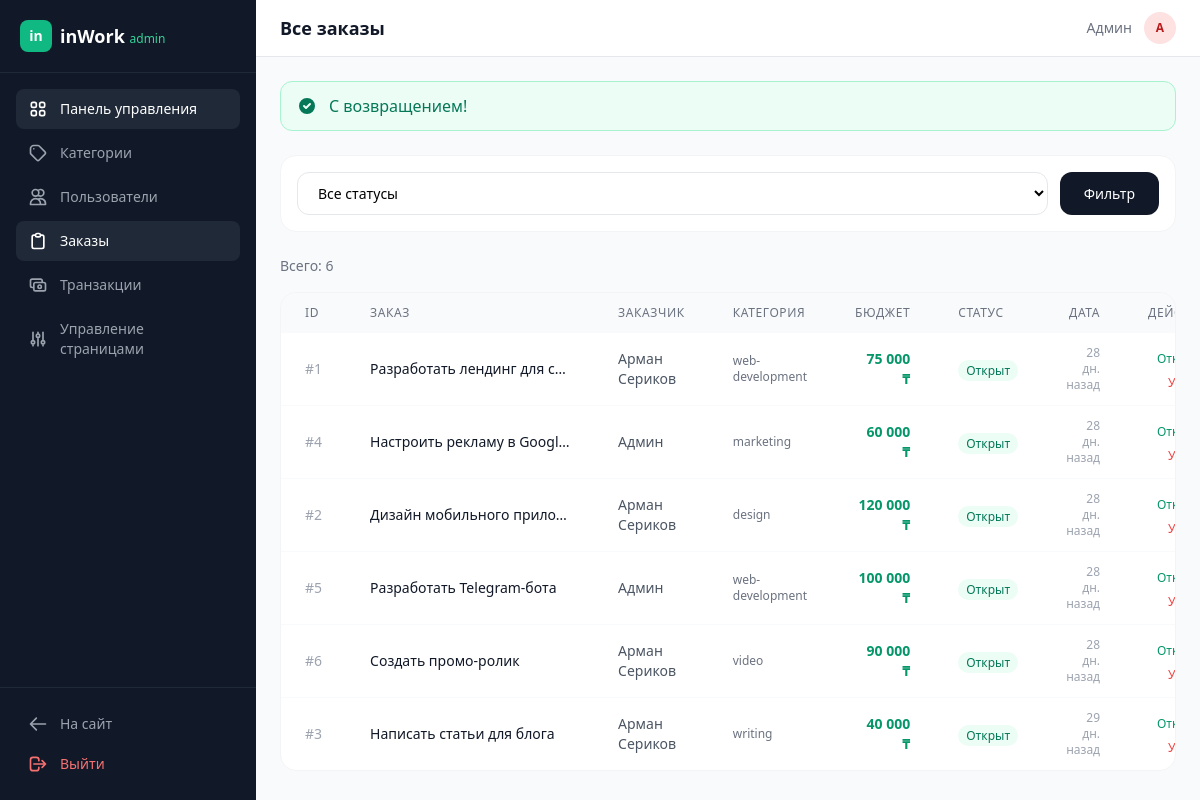
/in-work/public/admin/orders (signed in), run on the app's committed database.
### tables this page shows
CREATE TABLE users (
    id INT UNSIGNED AUTO_INCREMENT PRIMARY KEY,
    name VARCHAR(100) NOT NULL,
    email VARCHAR(191) NOT NULL UNIQUE,
    password VARCHAR(255) NOT NULL,
    role ENUM('client', 'freelancer', 'admin') NOT NULL DEFAULT 'freelancer',
    avatar VARCHAR(255) DEFAULT NULL,
    bio TEXT DEFAULT NULL,
    balance DECIMAL(12,2) NOT NULL DEFAULT 0.00,
    rating DECIMAL(3,2) NOT NULL DEFAULT 0.00,
    completed_orders INT UNSIGNED NOT NULL DEFAULT 0,
    created_at TIMESTAMP NOT NULL DEFAULT CURRENT_TIMESTAMP,
    updated_at TIMESTAMP NOT NULL DEFAULT CURRENT_TIMESTAMP ON UPDATE CURRENT_TIMESTAMP,
    INDEX idx_users_role (role),
    INDEX idx_users_rating (rating),
    INDEX idx_users_completed (completed_orders)
);

CREATE TABLE orders (
    id INT UNSIGNED AUTO_INCREMENT PRIMARY KEY,
    client_id INT UNSIGNED NOT NULL,
    freelancer_id INT UNSIGNED DEFAULT NULL,
    title VARCHAR(255) NOT NULL,
    description TEXT NOT NULL,
    category VARCHAR(50) NOT NULL,
    budget DECIMAL(12,2) NOT NULL,
    final_price DECIMAL(12,2) DEFAULT NULL,
    deadline DATE NOT NULL,
    status ENUM('open', 'in_progress', 'completed', 'cancelled', 'dispute') NOT NULL DEFAULT 'open',
    delivered_at TIMESTAMP NULL DEFAULT NULL,
    delivery_message TEXT DEFAULT NULL,
    created_at TIMESTAMP NOT NULL DEFAULT CURRENT_TIMESTAMP,
    updated_at TIMESTAMP NOT NULL DEFAULT CURRENT_TIMESTAMP ON UPDATE CURRENT_TIMESTAMP,
    FOREIGN KEY (client_id) REFERENCES users(id) ON DELETE CASCADE,
    FOREIGN KEY (freelancer_id) REFERENCES users(id) ON DELETE SET NULL,
    INDEX idx_orders_status (status),
    INDEX idx_orders_category (category),
    INDEX idx_orders_client (client_id),
    INDEX idx_orders_freelancer (freelancer_id),
    INDEX idx_orders_created (created_at),
    INDEX idx_orders_budget (budget)
);

### views/admin/orders.php (the view, shortened to what the rows shown need)
<?php $statusLabels = ['open' => 'Открыт', 'in_progress' => 'В работе', 'completed' => 'Завершён', 'cancelled' => 'Отменён']; ?>
<div class="bg-white rounded-2xl border border-gray-100 p-4 mb-6">
    <form method="GET" action="<?= url('admin/orders') ?>" class="flex flex-col sm:flex-row gap-3">
        <select name="status" class="px-4 py-2.5 border border-gray-200 rounded-xl text-sm outline-none bg-white flex-1">
            <option value="">Все статусы</option>
        </select>
        <button type="submit" class="px-6 py-2.5 bg-gray-900 text-white text-sm font-medium rounded-xl hover:bg-gray-800 transition">Фильтр</button>
    </form>
</div>
<div class="text-sm text-gray-500 mb-4">Всего: <?= $pagination['total'] ?></div>
<div class="bg-white rounded-2xl border border-gray-100 overflow-hidden">
    <div class="overflow-x-auto">
        <table class="w-full">
            <thead>
                <tr class="text-left text-xs text-gray-500 uppercase tracking-wider bg-gray-50">
                    <th class="px-6 py-3 font-medium">ID</th>
                    <th class="px-6 py-3 font-medium">Заказ</th>
                    <th class="px-6 py-3 font-medium">Заказчик</th>
                    <th class="px-6 py-3 font-medium">Категория</th>
                    <th class="px-6 py-3 font-medium text-right">Бюджет</th>
                    <th class="px-6 py-3 font-medium">Статус</th>
                    <th class="px-6 py-3 font-medium text-right">Дата</th>
                    <th class="px-6 py-3 font-medium text-right">Действия</th>
                </tr>
            </thead>
            <tbody class="divide-y divide-gray-50">
                <?php foreach ($orders as $o): ?>
                    <tr class="hover:bg-gray-50/50 transition">
                        <td class="px-6 py-3 text-sm text-gray-400">#<?= $o['id'] ?></td>
                        <td class="px-6 py-3">
                            <a href="<?= url("orders/{$o['id']}") ?>" class="text-sm font-medium text-gray-900 hover:text-brand-600 truncate block max-w-[200px]"><?= e($o['title']) ?></a>
                        </td>
                        <td class="px-6 py-3 text-sm text-gray-600"><?= e($o['client_name']) ?></td>
                        <td class="px-6 py-3 text-xs text-gray-500"><?= e($o['category']) ?></td>
                        <td class="px-6 py-3 text-sm text-right font-semibold text-brand-600"><?= format_money((float)$o['budget']) ?></td>
                        <td class="px-6 py-3">
                            <span class="text-xs px-2 py-0.5 rounded-full <?php
                                echo match($o['status']) { 'open' => 'bg-emerald-50 text-emerald-700', 'in_progress' => 'bg-blue-50 text-blue-700', 'completed' => 'bg-gray-100 text-gray-600', default => 'bg-red-50 text-red-700' };
                            ?>"><?= $statusLabels[$o['status']] ?? $o['status'] ?></span>
                        </td>
                        <td class="px-6 py-3 text-xs text-right text-gray-400"><?= time_ago($o['created_at']) ?></td>
                        <td class="px-6 py-3 text-right">
                            <a href="<?= url("orders/{$o['id']}") ?>" class="text-xs text-brand-600 hover:text-brand-700 font-medium mr-2">Открыть</a>
                            <a href="<?= url("admin/orders/{$o['id']}/delete") ?>" onclick="return confirm('Удалить заказ #<?= $o['id'] ?>?')"
                               class="text-xs text-red-500 hover:text-red-700 font-medium">Удалить</a>
                        </td>
                    </tr>
                <?php endforeach; ?>
            </tbody>
        </table>
    </div>
</div>

### core/Router.php (shortened to what the rows shown need)
<?php
class Router
{
    private array $routes = [];
    private array $middlewares = [];
    public function group(array $middleware, callable $callback): void
    {
        $previousMiddlewares = $this->middlewares;
        $this->middlewares = array_merge($this->middlewares, $middleware);
        $this->middlewares = $previousMiddlewares;
    }
    private function addRoute(string $method, string $path, array $action, array $middleware = []): self
    {
        $pattern = $this->convertToRegex($path);
        $this->routes[] = [
            'method'     => $method,
            'path'       => $path,
            'pattern'    => $pattern,
            'controller' => $action[0],
            'action'     => $action[1],
            'middleware'  => array_merge($this->middlewares, $middleware),
        ];
        return $this;
    }
    private function convertToRegex(string $path): string
    {
        $pattern = preg_replace('/\{([a-zA-Z_]+)\}/', '(?P<$1>[^/]+)', $path);
        return '#^' . $pattern . '$#';
    }
    public function resolve(string $method, string $uri): void
    {
        $uri = parse_url($uri, PHP_URL_PATH);
        $uri = rtrim($uri, '/') ?: '/';
        foreach ($this->routes as $route) {
            if ($route['method'] !== $method) {
                continue;
            }
            if (preg_match($route['pattern'], $uri, $matches)) {
                $params = array_filter($matches, 'is_string', ARRAY_FILTER_USE_KEY);
                $controller = new $route['controller']();
                $actionMethod = $route['action'];
                call_user_func_array([$controller, $actionMethod], array_values($params));
                return;
            }
        }
    }
}

### views/admin/layout.php (shortened to what the rows shown need)
<!DOCTYPE html>
<html lang="ru" class="h-full">
<head>
    <script src="https://cdn.tailwindcss.com"></script>
    <link rel="stylesheet" href="<?= asset('css/app.css') ?>">
</head>
<body class="h-full bg-gray-50">
<div class="flex h-full">
    <aside class="hidden lg:flex lg:flex-col w-64 bg-gray-900 text-white flex-shrink-0">
        <div class="p-5 border-b border-gray-800">
            <a href="<?= url('admin') ?>" class="flex items-center gap-2">
                <div class="w-8 h-8 bg-brand-500 rounded-lg flex items-center justify-center">
                    <span class="text-white font-bold text-sm">in</span>
                </div>
                <span class="text-lg font-bold">inWork <span class="text-brand-400 text-xs font-normal">admin</span></span>
            </a>
        </div>
        <nav class="flex-1 p-4 space-y-1">
            <?php
            $currentPath = parse_url($_SERVER['REQUEST_URI'], PHP_URL_PATH);
            $navItems = [
                ['url' => 'admin', 'label' => 'Панель управления', 'icon' => 'M4 6a2 2 0 012-2h2a2 2 0 012 2v2a2 2 0 01-2 2H6a2 2 0 01-2-2V6zm10 0a2 2 0 012-2h2a2 2 0 012 2v2a2 2 0 01-2 2h-2a2 2 0 01-2-2V6zM4 16a2 2 0 012-2h2a2 2 0 012 2v2a2 2 0 01-2 2H6a2 2 0 01-2-2v-2zm10 0a2 2 0 012-2h2a2 2 0 012 2v2a2 2 0 01-2 2h-2a2 2 0 01-2-2v-2z'],
                ['url' => 'admin/categories', 'label' => 'Категории', 'icon' => 'M7 7h.01M7 3h5c.512 0 1.024.195 1.414.586l7 7a2 2 0 010 2.828l-7 7a2 2 0 01-2.828 0l-7-7A1.994 1.994 0 013 12V7a4 4 0 014-4z'],
                ['url' => 'admin/users', 'label' => 'Пользователи', 'icon' => 'M12 4.354a4 4 0 110 5.292M15 21H3v-1a6 6 0 0112 0v1zm0 0h6v-1a6 6 0 00-9-5.197M13 7a4 4 0 11-8 0 4 4 0 018 0z'],
                ['url' => 'admin/orders', 'label' => 'Заказы', 'icon' => 'M9 5H7a2 2 0 00-2 2v12a2 2 0 002 2h10a2 2 0 002-2V7a2 2 0 00-2-2h-2M9 5a2 2 0 002 2h2a2 2 0 002-2M9 5a2 2 0 012-2h2a2 2 0 012 2'],
                ['url' => 'admin/transactions', 'label' => 'Транзакции', 'icon' => 'M17 9V7a2 2 0 00-2-2H5a2 2 0 00-2 2v6a2 2 0 002 2h2m2 4h10a2 2 0 002-2v-6a2 2 0 00-2-2H9a2 2 0 00-2 2v6a2 2 0 002 2zm7-5a2 2 0 11-4 0 2 2 0 014 0z'],
                ['url' => 'admin/pages', 'label' => 'Управление страницами', 'icon' => 'M12 6V4m0 2a2 2 0 100 4m0-4a2 2 0 110 4m-6 8a2 2 0 100-4m0 4a2 2 0 110-4m0 4v2m0-6V4m6 6v10m6-2a2 2 0 100-4m0 4a2 2 0 110-4m0 4v2m0-6V4'],
            ];
            foreach ($navItems as $item):
                $isActive = strpos($currentPath, $item['url']) !== false;
            ?>
                <a href="<?= url($item['url']) ?>" class="flex items-center gap-3 px-3 py-2.5 rounded-lg text-sm font-medium transition <?= $isActive ? 'bg-gray-800 text-white' : 'text-gray-400 hover:text-white hover:bg-gray-800/50' ?>">
                    <svg class="w-5 h-5 flex-shrink-0" fill="none" stroke="currentColor" viewBox="0 0 24 24"><path stroke-linecap="round" stroke-linejoin="round" stroke-width="2" d="<?= $item['icon'] ?>"/></svg>
                    <?= $item['label'] ?>
                </a>
            <?php endforeach; ?>
        </nav>
        <div class="p-4 border-t border-gray-800">
            <a href="<?= url('/') ?>" class="flex items-center gap-3 px-3 py-2.5 rounded-lg text-sm text-gray-400 hover:text-white hover:bg-gray-800/50 transition">
                <svg class="w-5 h-5" fill="none" stroke="currentColor" viewBox="0 0 24 24"><path stroke-linecap="round" stroke-linejoin="round" stroke-width="2" d="M10 19l-7-7m0 0l7-7m-7 7h18"/></svg>
                На сайт
            </a>
            <a href="<?= url('logout') ?>" class="flex items-center gap-3 px-3 py-2.5 rounded-lg text-sm text-red-400 hover:text-red-300 hover:bg-gray-800/50 transition">
                <svg class="w-5 h-5" fill="none" stroke="currentColor" viewBox="0 0 24 24"><path stroke-linecap="round" stroke-linejoin="round" stroke-width="2" d="M17 16l4-4m0 0l-4-4m4 4H7m6 4v1a3 3 0 01-3 3H6a3 3 0 01-3-3V7a3 3 0 013-3h4a3 3 0 013 3v1"/></svg>
                Выйти
            </a>
        </div>
    </aside>
    <div class="flex-1 flex flex-col overflow-hidden">
        <header class="bg-white border-b border-gray-200 px-6 py-3 flex items-center justify-between">
            <h1 class="text-lg font-semibold text-gray-900"><?= e($title ?? '') ?></h1>
            <div class="flex items-center gap-3">
                <span class="text-sm text-gray-500"><?= e(current_user()['name'] ?? '') ?></span>
                <div class="w-8 h-8 bg-red-100 text-red-700 rounded-full flex items-center justify-center text-xs font-bold">A</div>
            </div>
        </header>
        <main class="flex-1 overflow-y-auto p-6">
            <?php $flashSuccess = flash('success'); $flashError = flash('error'); ?>
            <?php if ($flashSuccess): ?>
                <div class="bg-emerald-50 border border-emerald-200 text-emerald-700 px-4 py-3 rounded-xl mb-6 flex items-center gap-3">
                    <svg class="w-5 h-5 flex-shrink-0" fill="currentColor" viewBox="0 0 20 20"><path fill-rule="evenodd" d="M10 18a8 8 0 100-16 8 8 0 000 16zm3.707-9.293a1 1 0 00-1.414-1.414L9 10.586 7.707 9.293a1 1 0 00-1.414 1.414l2 2a1 1 0 001.414 0l4-4z" clip-rule="evenodd"/></svg>
                    <?= e($flashSuccess) ?>
                </div>
            <?php endif; ?>
            <?= $content ?>
        </main>
    </div>
</div>
</body>
</html>

### data on the page
users: name "Админ"
orders: id "1", title "Разработать лендинг для с…", client.name "Арман Сериков", category "web-development", budget "75 000 ₸", status "Открыт", created_at "28 дн. назад"
orders: id "4", title "Настроить рекламу в Googl…", client.name "Админ", category "marketing", budget "60 000 ₸", status "Открыт", created_at "28 дн. назад"
orders: id "2", title "Дизайн мобильного прило…", client.name "Арман Сериков", category "design", budget "120 000 ₸", status "Открыт", created_at "28 дн. назад"
orders: id "5", title "Разработать Telegram-бота", client.name "Админ", category "web-development", budget "100 000 ₸", status "Открыт", created_at "28 дн. назад"
orders: id "6", title "Создать промо-ролик", client.name "Арман Сериков", category "video", budget "90 000 ₸", status "Открыт", created_at "28 дн. назад"
orders: id "3", title "Написать статьи для блога", client.name "Арман Сериков", category "writing", budget "40 000 ₸", status "Открыт", created_at "29 дн. назад"

### other printed values
$item['label'] "Панель управления"
$item['label'] "Категории"
$item['label'] "Пользователи"
$item['label'] "Заказы"
$item['label'] "Транзакции"
$item['label'] "Управление страницами"
